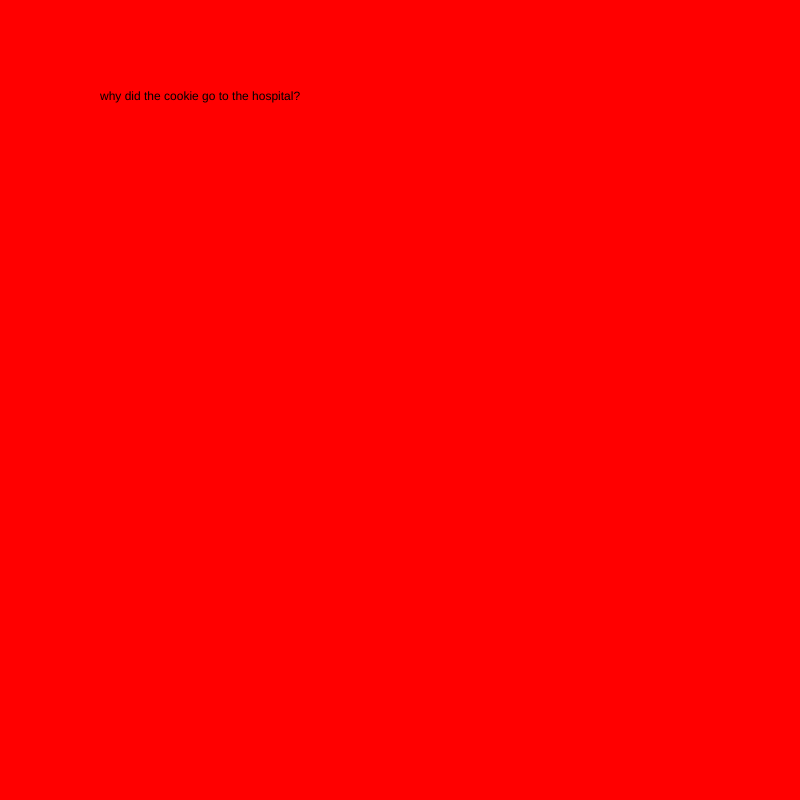
Frame 1 (no input)
Frame 60 (no input): identical to frame 1, image omitted
Frame 120 (the mouse pressed at the canvas centre since frame 60): identical to frame 1, image omitted

The p5.js sketch that drew this single still picture (run headless with seeded random() and noise() and a simulated clock; from frame 60 on, the mouse is pressed at the canvas centre):

// p5.js sketch
// ── sketch.js
let state=0;
let myTimer = 0;
function setup() {
  // put setup code here
  createCanvas(800,800);
}

function draw() {
  // put drawing code here
  switch(state){
    case 0:
    background('red');
    text("why did the cookie go to the hospital?",100,100);
    myTimer++;
    if (myTimer >= 200){
        state++ ;  // this will go to the next state. You can also put myState = 3 or something
        myTimer = 0 ;  // people always forget to reset the timer!!
     }

    break;

    case 1://punchline
    background('white');
    text("Because he felt crummy",100,100);
    break;

  }
}
